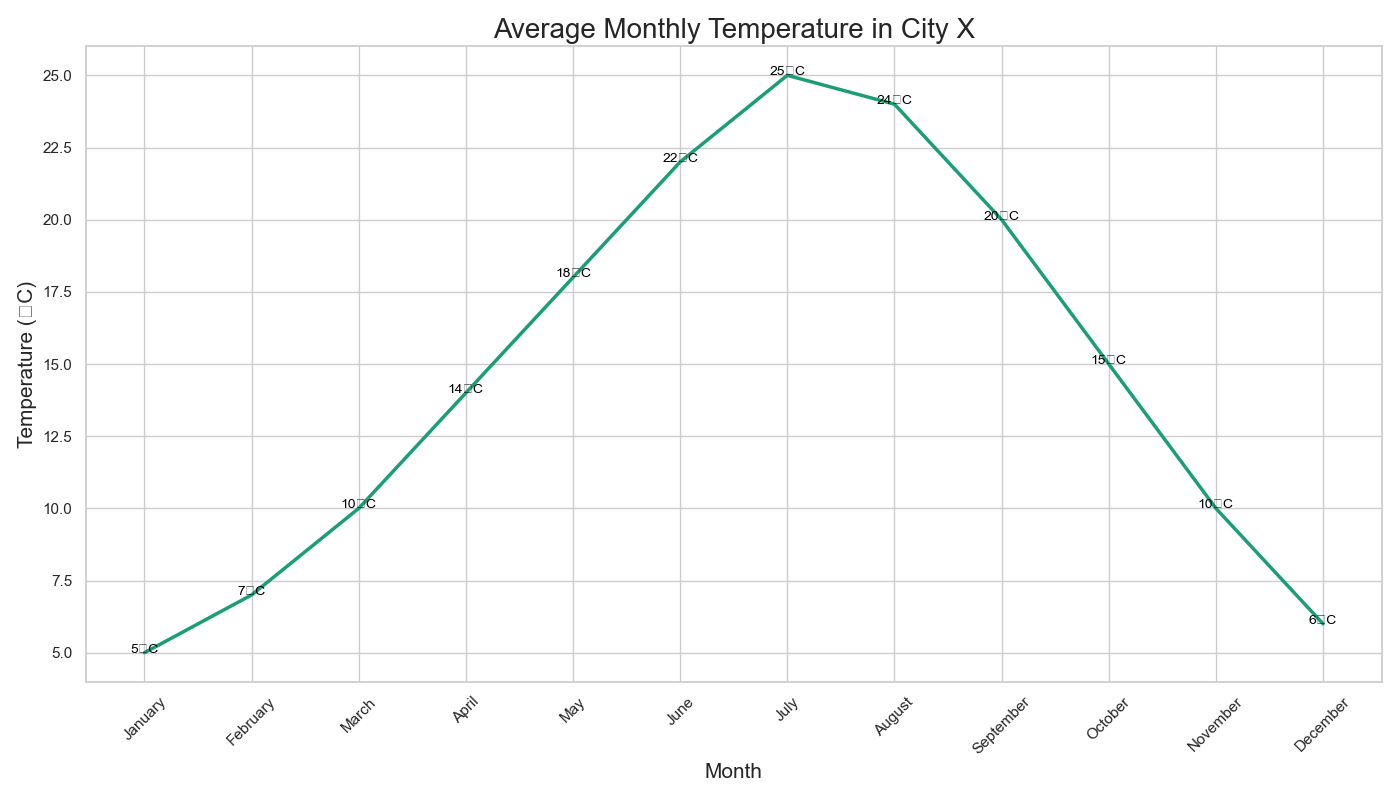

This figure's Python source:

import seaborn as sns
import pandas as pd
import matplotlib.pyplot as plt

# Data
data = {
    'Month': ['January', 'February', 'March', 'April', 'May', 'June', 
              'July', 'August', 'September', 'October', 'November', 'December'],
    'Temperature': [5, 7, 10, 14, 18, 22, 25, 24, 20, 15, 10, 6]
}

# Create DataFrame
df = pd.DataFrame(data)

# Create line plot
plt.figure(figsize=(14, 8))  # Width and height modifications
sns.lineplot(x='Month', y='Temperature', data=df, 
             color='#1B9E77', linewidth=2.5)  # Custom color

# Annotations
for x, y in zip(df['Month'], df['Temperature']):
    plt.text(x, y, f"{y}°C", color='black', fontsize=10, ha='center')

# Customize the Axes and Title
plt.title('Average Monthly Temperature in City X', fontsize=20)
plt.xlabel('Month', fontsize=15)
plt.ylabel('Temperature (°C)', fontsize=15)
plt.xticks(rotation=45)
plt.grid(True)

# Show plot
plt.tight_layout()
plt.show()
